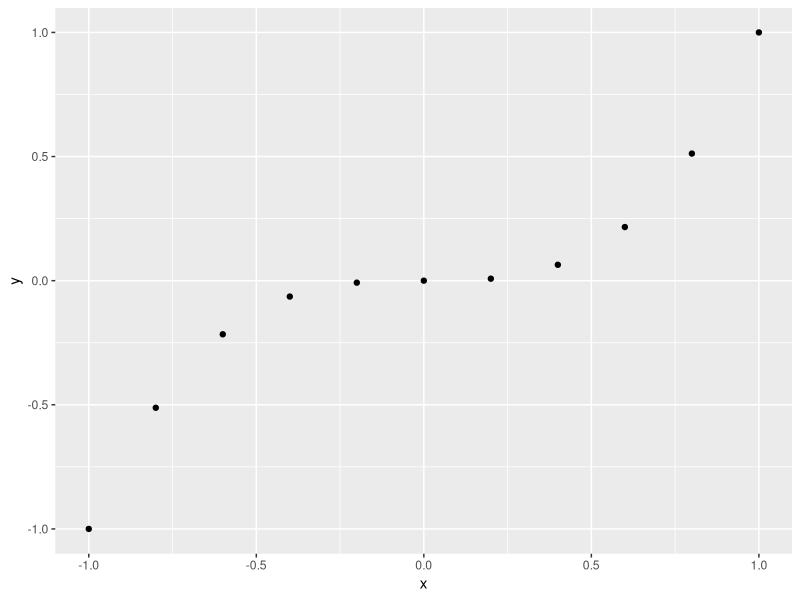
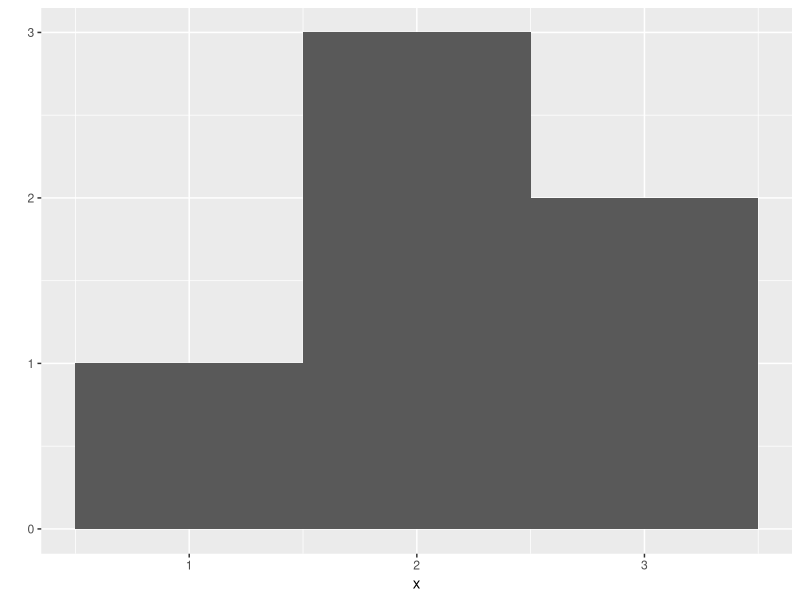
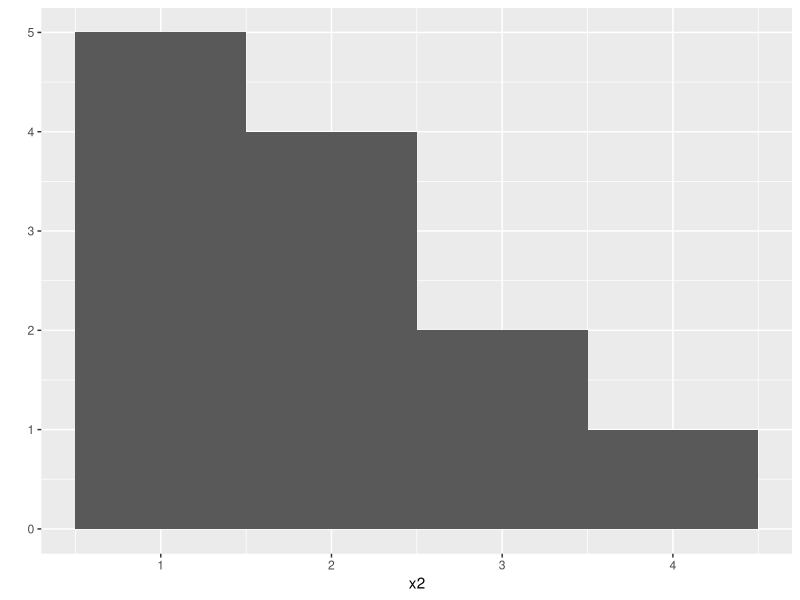
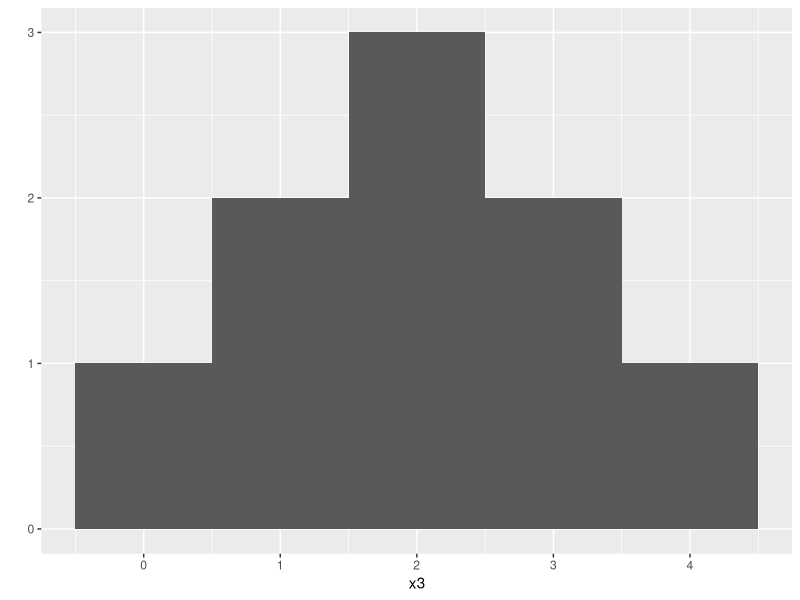
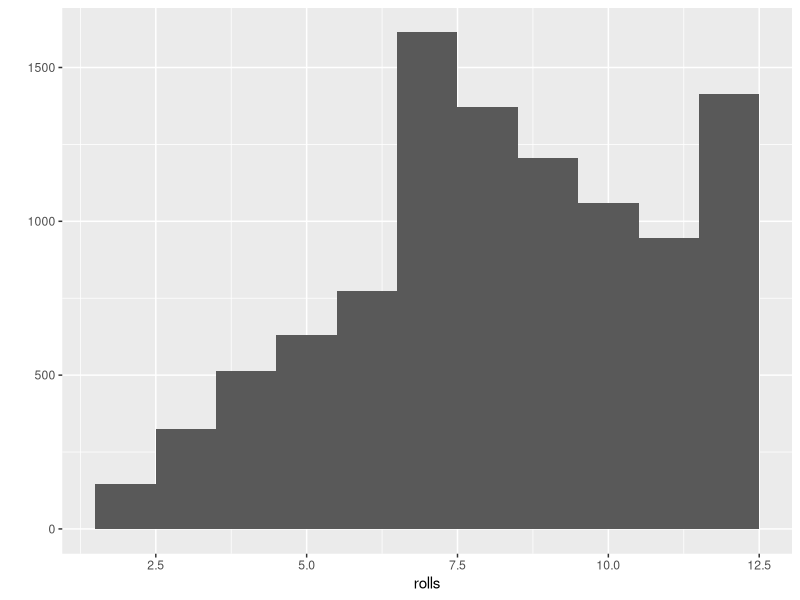

Here is the R script that generated these plots, in order:
library("ggplot2")
die <- 1:6

probs = c(1/8, 1/8, 1/8, 1/8, 1/8, 3/8)

roll <- function() {
  dice<-sample(die,size = 2,replace = TRUE, prob = probs)
  sum(dice)
}


roll2 <- function(bones = 1:6) {
  dice <- sample(bones,2,TRUE)
  sum(dice)
}

x <- c(-1, -0.8, -0.6, -0.4, -0.2, 0, 0.2, 0.4, 0.6, 0.8, 1)
y <- x^3

qplot(x,y)

x <- c(1, 2, 2, 2, 3, 3)
qplot(x,binwidth=1)

x2 <- c(1, 1, 1, 1, 1, 2, 2, 2, 2, 3, 3, 4)
qplot(x2, binwidth = 1)

x3 <- c(0, 1, 1, 2, 2, 2, 3, 3, 4)
qplot(x3, binwidth = 1)

rolls <- replicate(10000, roll())
qplot(rolls, binwidth = 1)

names(die) <- c("one", "two", "three", "four", "five", "six")
dim(die) <- c(3,1,2)

m <- matrix(die, nrow = 2, byrow = TRUE)
